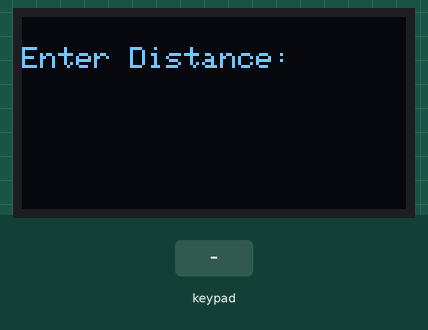
Bench run of a sketch on a simulated Arduino Nano, built with avr-gcc and run on an emulated ATmega328P. Parts: 128×64 one-colour display. Inputs (shaded band) come from the test bench. What the sketch prints to the serial monitor is not drawn.

Above: at 1.2 s.
1.3 s: keypad keys 2 3 4 5 # pressed 0.4 s apart
At 4.1 s:
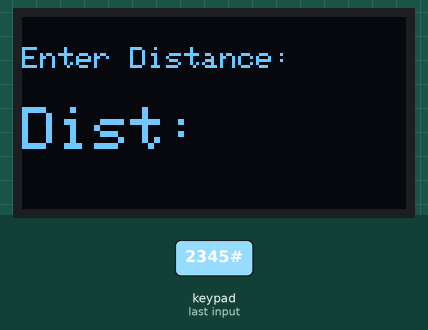
4.8 s: key '1' pressed
At 5.4 s:
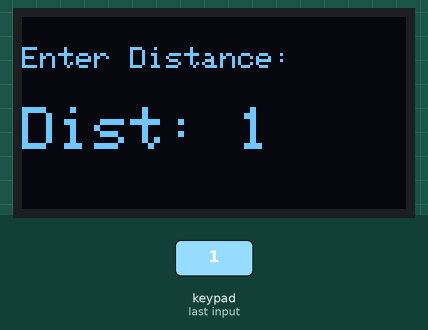
6.3 s: keypad keys 6 7 8 9 # pressed 0.4 s apart
At 6.53 s:
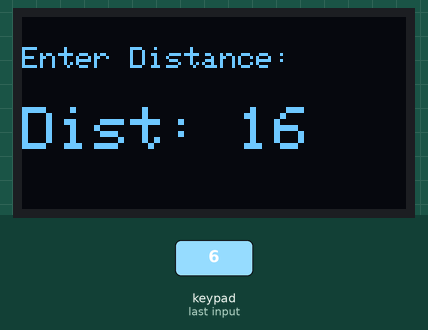
9.8 s: key '3' pressed
At 10.5 s:
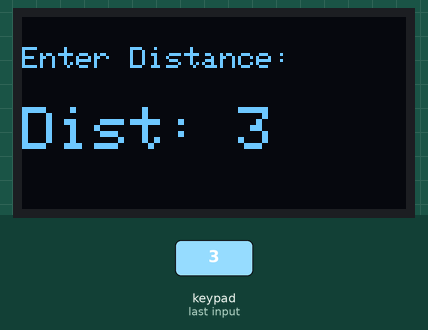
11.3 s: key '*' pressed
At 11.8 s:
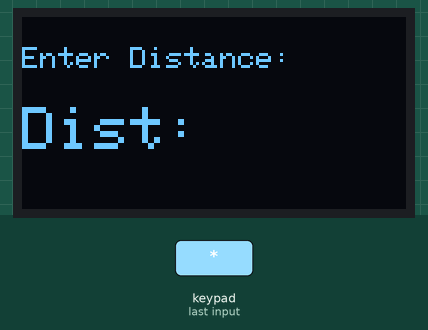
12.8 s: key '2' pressed
At 13.9 s:
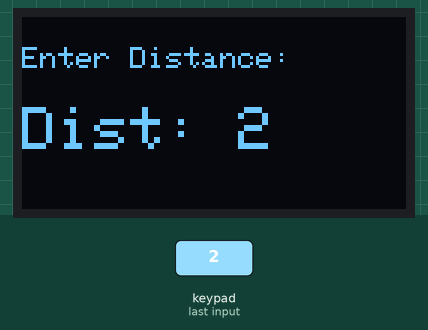
Timing chart, 0 to 15.3 s (numbered marks = the images above; inputs shaded):
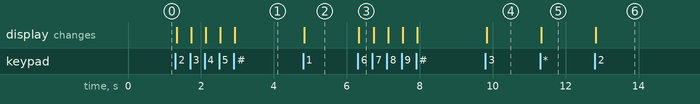

Measured:
- after the input at 1.3 s, the display: first changes at once (image 1 shows a later state)
- after the input at 4.8 s, the display: changes at once (image 2)
- after the input at 6.3 s, the display: changes at once (image 3)
- after the input at 9.8 s, the display: changes at once (image 4)
- after the input at 11.3 s, the display: changes at once (image 5)
- after the input at 12.8 s, the display: changes at once (image 6)

The sketch:

nano.ino.ino
```cpp
#include <Wire.h>
#include <Adafruit_GFX.h>
#include <Adafruit_SSD1306.h>
#include <Keypad.h>

#define SCREEN_WIDTH 128
#define SCREEN_HEIGHT 64
#define OLED_RESET -1  // Reset pin # (or -1 if sharing Arduino reset pin)
Adafruit_SSD1306 display(SCREEN_WIDTH, SCREEN_HEIGHT, &Wire, OLED_RESET);

const byte ROWS = 4;
const byte COLS = 4;
char keys[ROWS][COLS] = {
    {'1', '2', '3', 'A'},
    {'4', '5', '6', 'B'},
    {'7', '8', '9', 'C'},
    {'*', '0', '#', 'D'}
};

byte rowPins[ROWS] = {2, 3, 4, 5};
byte colPins[COLS] = {6, 7, 8, 9};

Keypad keypad = Keypad(makeKeymap(keys), rowPins, colPins, ROWS, COLS);

String distance = "";

void setup() {
    Serial.begin(9600);

    if (!display.begin(SSD1306_SWITCHCAPVCC, 0x3C)) { // I2C Address 0x3C
        Serial.println(F("SSD1306 allocation failed"));
        for (;;);
    }

    display.clearDisplay();
    display.setTextSize(1);
    display.setTextColor(WHITE);
    display.setCursor(0, 10);
    display.println("Enter Distance:");
    display.display();
}

void loop() {
    char key = keypad.getKey();

    if (key) {
        if (key >= '0' && key <= '9') {
            distance += key;
        } else if (key == '*') {
            distance = "";  // Clear input
        } else if (key == '#') {
            Serial.println(distance);  // Transmit via TX
            distance = "";  // Reset after transmission
        }

        updateDisplay();
    }
}

void updateDisplay() {
    display.clearDisplay();
    display.setCursor(0, 10);
    display.setTextSize(1);
    display.setTextColor(WHITE);
    display.println("Enter Distance:");
    display.setTextSize(2);
    display.setCursor(0, 30);
    display.print("Dist: ");
    display.print(distance);
    display.display();
}
```
